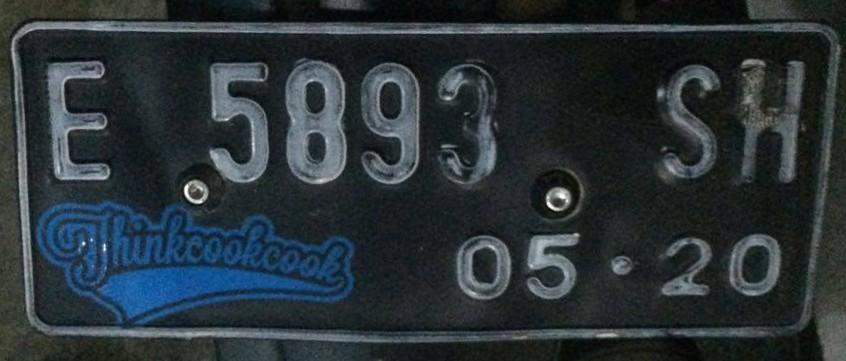
#> input picture 03 Al Akbar Baihaqi/UTS/dummy/57-E-5893-SH-05-20_jpg.rf.85a6b1712b6750deca3414bb1da5a7de.jpg, 846 x 361 px, found by its file name; its folder holds only this picture in this run
$ jupyter execute --allow-errors '23_Muhammad '"'"'Ali Murrofid_UTS.ipynb'
#> lines starting #> are read from the running program, lines starting #| are printed output that depends on the picture
### Nama  : Muhammad 'Ali Murrofid
### Kelas : TI-3E
### NIM   : 2141720191

# Ketentuan UTS
Berdasarkan pemaparan kasus, Anda diminta untuk,

1. Pilih 5 citra plat nomor untuk setiap anggota kelompok dari dataset yang telah disediakan. [DOWNLOAD](https://storage.googleapis.com/kuliah_mah/dummy.zip)
2. Lakukan segmentasi pada citra plat nomor untuk memperjelas karakter pada plat nomor.
3. Anda dapat menggunakan algortima K-Means seperti yang telah dijelaskan pada praktikum sebelumnya atau menggunakan algoritma klasterisasi yang lain.
4. Anda diperkenankan untuk melakukan pra pengolahan data (preprocessing) pada citra seperti,
    - Merubah color space
    - Reduksi dimensi
    - dsb
5. Tampilkan perbandingan citra antara sebelum dan sesudah di segmentasi

**Catatan:**
1. Proses loading citra dicontohkan dengan menggunakan library openCV
2. Secara default, openCV akan memuat citra dalam format BGR

## Kode Bantuan

[cell 1]
import numpy as np
import cv2
import matplotlib.pyplot as plt
from google.colab.patches import cv2_imshow # path cv2.imshow di google colab

[cell 2]
from google.colab import drive
drive.mount('/content/drive')

[cell 3]
import os
dataset_dir = '/content/drive/MyDrive/Machine Learning 23/dummy'
selected_images = [os.path.join(dataset_dir, file) for file in os.listdir(dataset_dir)]
five_plat = selected_images[:5]
def show_images(images, titles, figsize=(15, 7)):
    plt.figure(figsize=figsize)
    for i in range(len(images)):
        plt.subplot(1, len(images), i+1)
        plt.imshow(images[i])
        plt.title(titles[i])
        plt.axis('off')
    plt.show()

# Muat dan tampilkan citra-citra yang dipilih sebelum segmentasi
original_images = [cv2.imread(img) for img in five_plat]
#> original_images = 1 item

# Menampilkan citra asli dengan judul "Original" (dalam format RGB)
fig, axes = plt.subplots(1, 5, figsize=(15, 5))
for ax, image in zip(axes, original_images):
    rgb_image = cv2.cvtColor(image, cv2.COLOR_BGR2RGB)
    ax.imshow(rgb_image)
    ax.set_title('Original')
    ax.axis('off')
#> this loop made 1 pass
plt.show()

#Plat 1

[cell 4]
# Load Gambar

img = cv2.imread('/content/drive/MyDrive/Machine Learning 23/dummy/plat1.jpg')
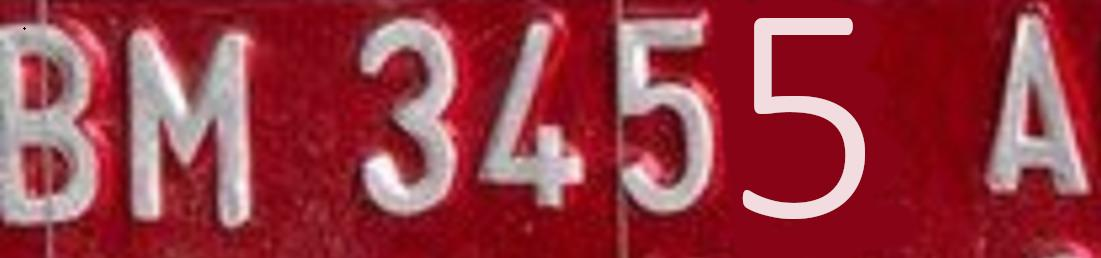
#> input picture 19 M. Rafy Shah Pahlevi/UTS/img/plat1.jpg, 1101 x 258 px, found by its file name
#> img is the input picture: shape (258, 1101, 3); mean B, G, R 67.8, 57.3, 151.4

# Tampilkan gambar
# cv2.imshow(img)
cv2_imshow(img) # khusus google colab karena ada issue

[cell 5]
#mencetak tinggi, lebar, saluran warna
h, w, ch= img.shape
#> h = 258; w = 1101; ch = 3
print(h)
#| 258
print(w)
#| 1101
print(ch)
#| 3

[cell 6]
# Mengubah gambar menjadi data
data = img / 255.0
data = data.reshape(h * w, ch)
data.shape
#> Out = (284058, 3)

[cell 7]
# Plotting data
def plot_pixels(data, title, colors=None, N=10000):
#> called with data = array of shape (284058, 3), N = 10000
    if colors is None:
        colors = data

    # choose a random subset
    rng = np.random.RandomState(0)
    i = rng.permutation(data.shape[0])[:N]
    colors = colors[i]
    R, G, B = data[i].T
#> R = 10000 values, max 1 at index 7004, min 0 at index 3378, mean 0.269; G = 10000 values, max 0.984 at index 2198, min 0 at index 39, mean 0.228; B = 10000 values, max 1 at index 208, min 0.0824 at index 3378, mean 0.595

    fig, ax = plt.subplots(1, 2, figsize=(8, 4))
    ax[0].scatter(R, G, color=colors, marker='.')
    ax[0].set(xlabel='Red', ylabel='Green', xlim=(0, 1), ylim=(0, 1))

    ax[1].scatter(R, B, color=colors, marker='.')
    ax[1].set(xlabel='Red', ylabel='Blue', xlim=(0, 1), ylim=(0, 1))

    fig.suptitle(title, size=14)

[cell 8]
plot_pixels(data, title='Input color space: 16 million possible colors')

[cell 9]
from sklearn.cluster import KMeans

# Lakukan segmentasi pada gambar dengan K-Means
k = 2  # Jumlah cluster yang diinginkan
kmeans = KMeans(n_clusters=k)
kmeans.fit(data)

# Dapatkan label cluster untuk setiap piksel
labels = kmeans.labels_

# Reshape label menjadi bentuk asli gambar
segmented_img = labels.reshape(h, w)

# Tampilkan perbandingan gambar sebelum dan sesudah segmentasi
plt.figure(figsize=(16, 6))
plt.subplot(1, 2, 1)
plt.imshow(cv2.cvtColor(img, cv2.COLOR_BGR2RGB))
plt.title('Gambar Asli')
plt.axis('off')

plt.subplot(1, 2, 2)
plt.imshow(segmented_img, cmap='gray')
plt.title('Hasil Setelah Proses Segmentasi')
plt.axis('off')

plt.show()
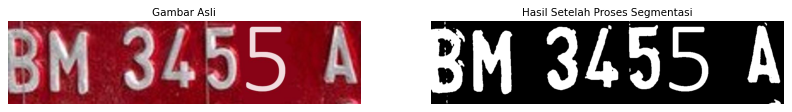
#> figure drawn by matplotlib, 2 panels

#Plat 2

[cell 10]
# Load Gambar

img = cv2.imread('/content/drive/MyDrive/Machine Learning 23/dummy/plat2.jpg')
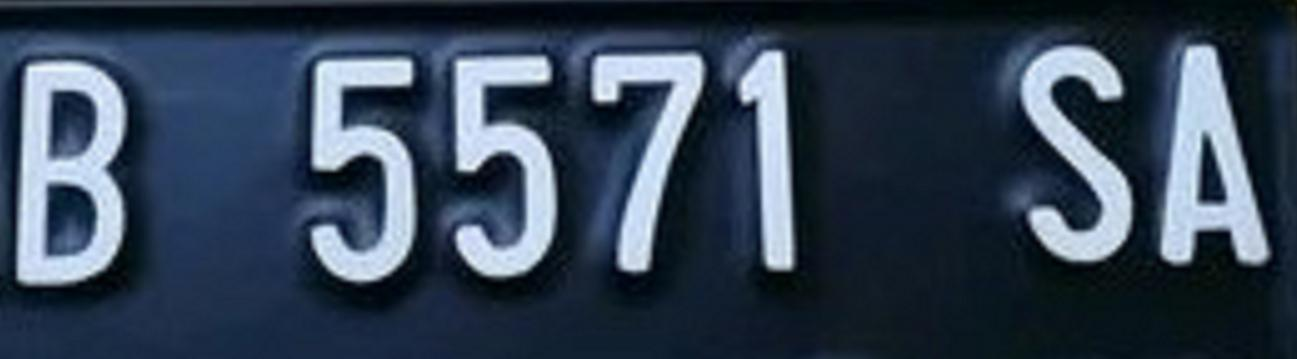
#> input picture 19 M. Rafy Shah Pahlevi/UTS/img/plat2.jpg, 1297 x 359 px, found by its file name
#> img is the input picture: shape (359, 1297, 3); mean B, G, R 83.8, 66.3, 51.8

# Tampilkan gambar
# cv2.imshow(img)
cv2_imshow(img) # khusus google colab karena ada issue

[cell 11]
#mencetak tinggi, lebar, saluran warna
h, w, ch= img.shape
#> h = 359; w = 1297
print(h)
#| 359
print(w)
#| 1297
print(ch)
#| 3

[cell 12]
# Mengubah gambar menjadi data
data = img / 255.0
#> data: shape (359, 1297, 3) float64
data = data.reshape(h * w, ch)
data.shape
#> Out = (465623, 3)

[cell 13]
# Plotting data
def plot_pixels(data, title, colors=None, N=10000):
#> called with data = array of shape (465623, 3), N = 10000
    if colors is None:
        colors = data

    # choose a random subset
    rng = np.random.RandomState(0)
    i = rng.permutation(data.shape[0])[:N]
    colors = colors[i]
    R, G, B = data[i].T
#> R = 10000 values, max 1 at index 784, min 0.0157 at index 8288, mean 0.332; G = 10000 values, max 0.969 at index 9567, min 0.00784 at index 3545, mean 0.263; B = 10000 values, max 0.918 at index 9962, min 0 at index 12, mean 0.206

    fig, ax = plt.subplots(1, 2, figsize=(8, 4))
    ax[0].scatter(R, G, color=colors, marker='.')
    ax[0].set(xlabel='Red', ylabel='Green', xlim=(0, 1), ylim=(0, 1))

    ax[1].scatter(R, B, color=colors, marker='.')
    ax[1].set(xlabel='Red', ylabel='Blue', xlim=(0, 1), ylim=(0, 1))

    fig.suptitle(title, size=14)

[cell 14]
plot_pixels(data, title='Input color space: 16 million possible colors')

[cell 15]
from sklearn.cluster import KMeans

# Lakukan segmentasi pada gambar dengan K-Means
k = 2  # Jumlah cluster yang diinginkan
kmeans = KMeans(n_clusters=k)
kmeans.fit(data)

# Dapatkan label cluster untuk setiap piksel
labels = kmeans.labels_

# Reshape label menjadi bentuk asli gambar
segmented_img = labels.reshape(h, w)

# Tampilkan perbandingan gambar sebelum dan sesudah segmentasi
plt.figure(figsize=(16, 6))
plt.subplot(1, 2, 1)
plt.imshow(cv2.cvtColor(img, cv2.COLOR_BGR2RGB))
plt.title('Gambar Asli')
plt.axis('off')

plt.subplot(1, 2, 2)
plt.imshow(segmented_img, cmap='gray')
plt.title('Hasil Setelah Proses Segmentasi')
plt.axis('off')

plt.show()
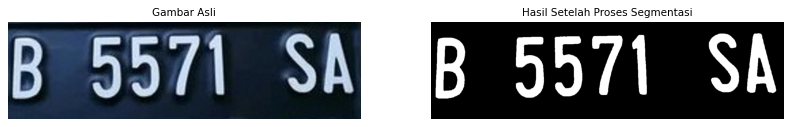
#> figure drawn by matplotlib, 2 panels

#Plat 3

[cell 16]
# Load Gambar

img = cv2.imread('/content/drive/MyDrive/Machine Learning 23/dummy/plat3.jpg')
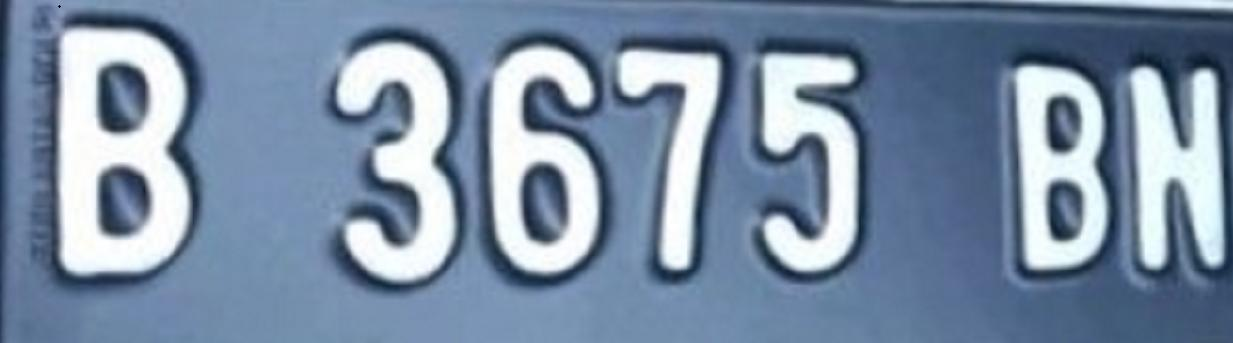
#> input picture 19 M. Rafy Shah Pahlevi/UTS/img/plat3.jpg, 1233 x 343 px, found by its file name
#> img is the input picture: shape (343, 1233, 3); mean B, G, R 164.8, 141.8, 122.6

# Tampilkan gambar
# cv2.imshow(img)
cv2_imshow(img) # khusus google colab karena ada issue

[cell 17]
#mencetak tinggi, lebar, saluran warna
h, w, ch= img.shape
#> h = 343; w = 1233
print(h)
#| 343
print(w)
#| 1233
print(ch)
#| 3

[cell 18]
# Mengubah gambar menjadi data
data = img / 255.0
#> data: shape (343, 1233, 3) float64
data = data.reshape(h * w, ch)
data.shape
#> Out = (422919, 3)

[cell 19]
# Plotting data
def plot_pixels(data, title, colors=None, N=10000):
#> called with data = array of shape (422919, 3), N = 10000
    if colors is None:
        colors = data

    # choose a random subset
    rng = np.random.RandomState(0)
    i = rng.permutation(data.shape[0])[:N]
    colors = colors[i]
    R, G, B = data[i].T
#> R = 10000 values, max 1 at index 9, min 0.196 at index 9865, mean 0.648; G = 10000 values, max 1 at index 178, min 0.125 at index 5002, mean 0.559; B = 10000 values, max 1 at index 178, min 0.0431 at index 5002, mean 0.484

    fig, ax = plt.subplots(1, 2, figsize=(8, 4))
    ax[0].scatter(R, G, color=colors, marker='.')
    ax[0].set(xlabel='Red', ylabel='Green', xlim=(0, 1), ylim=(0, 1))

    ax[1].scatter(R, B, color=colors, marker='.')
    ax[1].set(xlabel='Red', ylabel='Blue', xlim=(0, 1), ylim=(0, 1))

    fig.suptitle(title, size=14)

[cell 20]
plot_pixels(data, title='Input color space: 16 million possible colors')
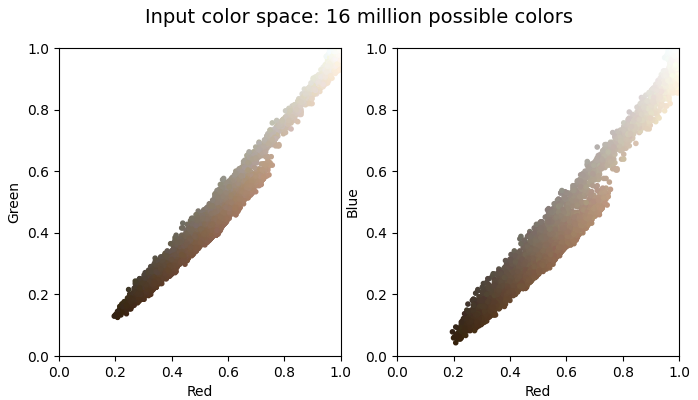
#> figure drawn by matplotlib, 2 panels

[cell 21]
from sklearn.cluster import KMeans

# Lakukan segmentasi pada gambar dengan K-Means
k = 2  # Jumlah cluster yang diinginkan
kmeans = KMeans(n_clusters=k)
kmeans.fit(data)

# Dapatkan label cluster untuk setiap piksel
labels = kmeans.labels_

# Reshape label menjadi bentuk asli gambar
segmented_img = labels.reshape(h, w)

# Tampilkan perbandingan gambar sebelum dan sesudah segmentasi
plt.figure(figsize=(16, 6))
plt.subplot(1, 2, 1)
plt.imshow(cv2.cvtColor(img, cv2.COLOR_BGR2RGB))
plt.title('Gambar Asli')
plt.axis('off')

plt.subplot(1, 2, 2)
plt.imshow(segmented_img, cmap='gray')
plt.title('Hasil Setelah Proses Segmentasi')
plt.axis('off')

plt.show()
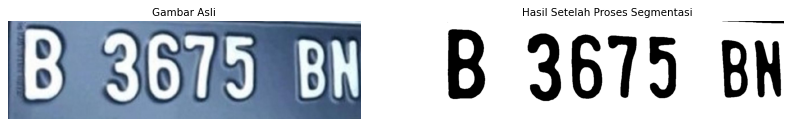
#> figure drawn by matplotlib, 2 panels

# Plat 4

[cell 22]
# Load Gambar

img = cv2.imread('/content/drive/MyDrive/Machine Learning 23/dummy/plat4.jpg')
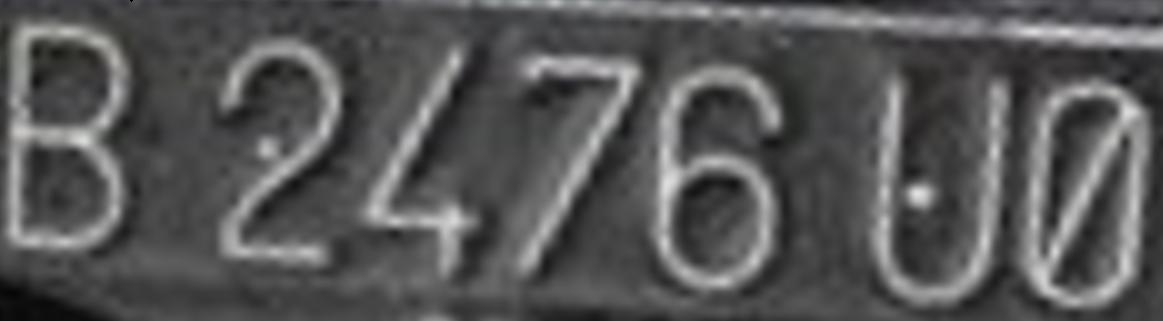
#> input picture 19 M. Rafy Shah Pahlevi/UTS/img/plat4.jpg, 1163 x 321 px, found by its file name
#> img is the input picture: shape (321, 1163, 3); mean B, G, R 85.9, 85.7, 85.8

# Tampilkan gambar
# cv2.imshow(img)
cv2_imshow(img) # khusus google colab karena ada issue

[cell 23]
#mencetak tinggi, lebar, saluran warna
h, w, ch= img.shape
#> h = 321; w = 1163
print(h)
#| 321
print(w)
#| 1163
print(ch)
#| 3

[cell 24]
# Mengubah gambar menjadi data
data = img / 255.0
#> data: shape (321, 1163, 3) float64
data = data.reshape(h * w, ch)
data.shape

[cell 25]
# Plotting data
def plot_pixels(data, title, colors=None, N=10000):
#> called with data = array of shape (373323, 3), N = 10000
    if colors is None:
        colors = data

    # choose a random subset
    rng = np.random.RandomState(0)
    i = rng.permutation(data.shape[0])[:N]
    colors = colors[i]
    R, G, B = data[i].T
#> R = 10000 values, max 0.867 at index 4285, min 0.0275 at index 7007, mean 0.337; G has the same summary as R; B has the same summary as R

    fig, ax = plt.subplots(1, 2, figsize=(8, 4))
    ax[0].scatter(R, G, color=colors, marker='.')
    ax[0].set(xlabel='Red', ylabel='Green', xlim=(0, 1), ylim=(0, 1))

    ax[1].scatter(R, B, color=colors, marker='.')
    ax[1].set(xlabel='Red', ylabel='Blue', xlim=(0, 1), ylim=(0, 1))

    fig.suptitle(title, size=14)

[cell 26]
plot_pixels(data, title='Input color space: 16 million possible colors')
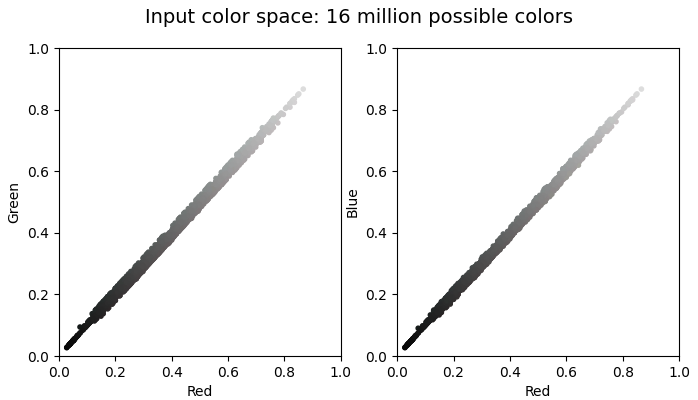
#> figure drawn by matplotlib, 2 panels

[cell 27]
from sklearn.cluster import KMeans

# Lakukan segmentasi pada gambar dengan K-Means
k = 2  # Jumlah cluster yang diinginkan
kmeans = KMeans(n_clusters=k)
kmeans.fit(data)

# Dapatkan label cluster untuk setiap piksel
labels = kmeans.labels_

# Reshape label menjadi bentuk asli gambar
segmented_img = labels.reshape(h, w)

# Tampilkan perbandingan gambar sebelum dan sesudah segmentasi
plt.figure(figsize=(16, 6))
plt.subplot(1, 2, 1)
plt.imshow(cv2.cvtColor(img, cv2.COLOR_BGR2RGB))
plt.title('Gambar Asli')
plt.axis('off')

plt.subplot(1, 2, 2)
plt.imshow(segmented_img, cmap='gray')
plt.title('Hasil Setelah Proses Segmentasi')
plt.axis('off')

plt.show()
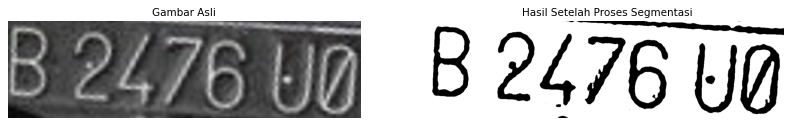
#> figure drawn by matplotlib, 2 panels

# Plat 5

[cell 28]
# Load Gambar

img = cv2.imread('/content/drive/MyDrive/Machine Learning 23/dummy/plat5.jpg')

# Tampilkan gambar
# cv2.imshow(img)
cv2_imshow(img) # khusus google colab karena ada issue

#> (a cell that did not finish here is left out)

#> (a cell that did not finish here is left out)

[cell 31]
# Plotting data
def plot_pixels(data, title, colors=None, N=10000):
#> called with data = array of shape (373323, 3), N = 10000
    if colors is None:
        colors = data

    # choose a random subset
    rng = np.random.RandomState(0)
    i = rng.permutation(data.shape[0])[:N]
    colors = colors[i]
    R, G, B = data[i].T
#> G has the same summary as R; B has the same summary as R

    fig, ax = plt.subplots(1, 2, figsize=(8, 4))
    ax[0].scatter(R, G, color=colors, marker='.')
    ax[0].set(xlabel='Red', ylabel='Green', xlim=(0, 1), ylim=(0, 1))

    ax[1].scatter(R, B, color=colors, marker='.')
    ax[1].set(xlabel='Red', ylabel='Blue', xlim=(0, 1), ylim=(0, 1))

    fig.suptitle(title, size=14)
